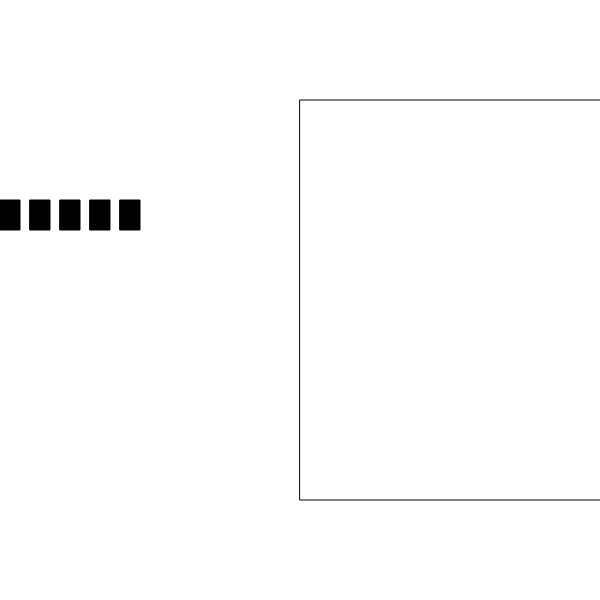
Frame 1 (no input)
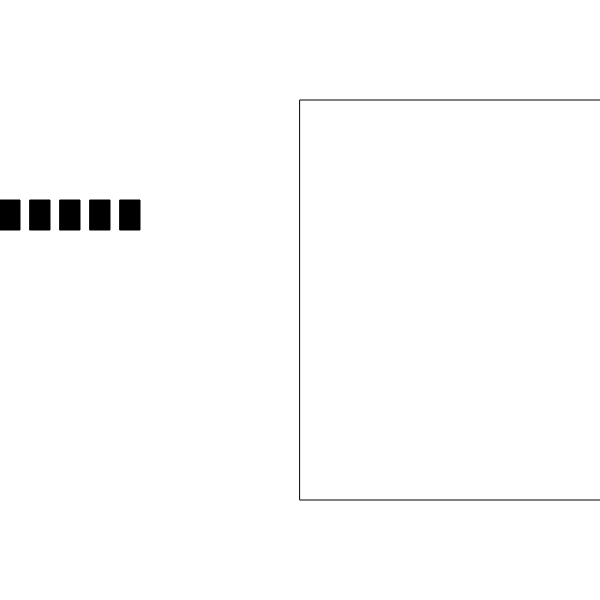
Frame 60 (no input)
Frame 120 (the mouse pressed at the canvas centre since frame 60): identical to frame 60, image omitted

The p5.js sketch that drew these frames (run headless with seeded random() and noise() and a simulated clock; from frame 60 on, the mouse is pressed at the canvas centre):

// p5.js sketch
// ── sketch.js

var blocks = [];
var blockSelected = false;
var inSquare = 0; 

function setup() {
  createCanvas(600, 600); 
 for(var i = 0; i < 5; i++)
  {
    blocks[i] = new Block(i*30, 200); 
  } 
  
 // testblock = new Blocks();
 // test2 = new Blocks();
}

function draw() {
  background(255); 
  //draws blocks in array 
  for(var i = 0; i < blocks.length; i++){ //"length" is the number of things in your array
  blocks[i].display(); 
  blocks[i].move(); 
}

stroke(2); 
noFill(); 
rect(300, 100, 400, 400);

if ((this.xpos>300) && (this.xpos<700) && (this.ypos>100) && (this.ypos<500)){
// for(var inSquare=0; inSquare<=4; inSquare++){
// }
inSquare += 1;
}

if(inSquare==5){
  ellipse(20, 30, 40, 50); 
}
   }

function Block(x, y){ 
 this.xpos = x; 
this.ypos = y; 
this.dragablemoving = false; 
  
  //block appearance 
  this.display = function appearance(){ 
    fill(0); 
    rectMode(CORNER); 
    rect(this.xpos, this.ypos, 20, 30); 
  }
  //this makes the block draggable 
 
  this.move = function draggable(){
if(mouseIsPressed && !blockSelected){
   if ((((mouseX >= this.xpos - 20) && (mouseX <= this.xpos + 20) && (mouseY >= this.ypos - 20) && (mouseY <= this.ypos + 20)) || (this.dragablemoving))) 
  {
    this.xpos = mouseX; 
    this.ypos = mouseY; 
    this.dragablemoving = true; 
    blockSelected = true;
  }


  //if the mouse is not pressed, you can't drag the block 
}

  if(mouseIsPressed && blockSelected && this.dragablemoving) {
    this.xpos = mouseX; 
    this.ypos = mouseY; 
  }
if (!mouseIsPressed){ 
  this.dragablemoving = false; 
  blockSelected = false;
  }
}
} 


// ── Explorable Explanation.js

//12/16/16 
//Works Consulted: 
//"Making Objects Draggable in P5" code by Cal Crompton
//"Working with Objects using P5.js", John Kuiphoff
//"What's Wrong with Cultural Appropriation?...", Maisha Z. Johnson 


var blocks = [];
var blockSelected = false;
var slideNum=0;
var slideButton; 
var inSquare=0; //counts the blocks in large rect


function setup() {
  createCanvas(800, 800); 
 for(var i = 0; i < 5; i++)
  {
    blocks[i] = new Block(i*30, 200); 
  } 
   slideButton=createButton('click'); 
   slideButton.mousePressed(nextslide);
 }

function draw() {
  background(255); 
   fill(0);
   //initial text
  text("Welcome to my Explorable Explanation about cultural appropriation! Use the button to read more.", 30, 550);
 //directions for slide 1 
 if(slideNum==1){
fill(0); 
text("So what is cultural appropriation?", 30, 30);
 }
 //directions for slide 2 
 else if(slideNum==2){
  fill(0);
  text("Well, many people define it as taking parts of a culture that isn’t yours and using it as a prop or costume.", 30, 30);
 }
 //directions for slide 3 
 else if(slideNum==3){
  fill(0); 
  text("But what’s the difference between appropriation and collaboration?", 30, 30); 
    text ("What’s wrong with mixing things up sometimes?", 30, 50);
 }
 //directions for slide 4 
 else if(slideNum==4){
  fill(0); 
  text("That’s where the definition has to go a little deeper.", 30, 30); 
  text(" Cultural appropriation is about the power dynamic of the groups involved.", 30, 50); 
  text(" Cultural appropriation occurs when the group that’s “borrowing” elements from another culture has oppressed that group historically.", 30, 7);
 }
 //directions for slide 5 
 else if(slideNum==5){
  fill(0); 
  text("Here’s an example of what that might feel like: imagine working really hard on a homework assignment in school.", 30, 30); 
  text(" Just as you’re about to get credit for turning it in, it gets stolen from you and that person who's bullied you since second grade", 30, 50); 
  text("and they get the credit instead.", 30, 70);
 }
 //directions for slide 6 
 else if(slideNum==6){
  fill(0); 
  text("What the heck, right?", 30, 30);
 }
 //directions for slide 7 
 else if(slideNum==7){
  fill(0);
  text("Furthermore, when a group that has been historically oppressed adopts aspects of the dominant culture, that’s not cultural appropriation.", 30, 30)
  text(" Why? Well, this is what is called “assimilation”--and looking at history, it can be essential for marginalized groups to do so in order to survive.", 30, 50);
 }
 //directions for slide 8 
 else if(slideNum==8){
  fill(0); 
  text("Example--Native American students who are suspended for speaking their own language at school.", 30, 30); 
  text(" These students didn’t have a choice about whether or not they wanted to learn English, and that is the difference between appropriation", 30, 50); 
  text("and assimilation.", 30, 70);
 }
 //directions for slide 9 
 else if(slideNum==9){
  fill(0); 
 text("So obviously this is a big issue with many groups and historical conflicts involved.", 30, 30); 
 text(" Let’s get a little more specific and focus on just one area where appropriation happens.", 30, 50);
 }
 //directions for slide 10 
 else if(slideNum==10){
  fill(0);
  text("The music industry!", 30, 30);
 }
 //directions for slide 11 
 else if(slideNum==11){
  fill(0); 
  text("Think of a song as some kind of structure, like a building.", 30, 30);
  text("To better envision this, try building a tower out of these blocks.", 30, 50); 
  text("Stack the blocks in the square to create a building.", 30, 70); 
 }
  //draws blocks in array, displays them and makes them draggable  
  for(var i = 0; i < blocks.length; i++){ //"length" is the number of things in your array
    blocks[i].display(); 
    blocks[i].move(); 
  }

//draws the rectangle into which the blocks are dragged 
  stroke(2); 
  noFill(); 
  rect(300, 100, 400, 400);  
inSquare=0; 
//counts the blocks in the rectangle 
  for(var i=0; i < blocks.length; i++){
  if ((blocks[i].xpos>=300) && (blocks[i].xpos<=700) && (blocks[i].ypos>=100) && (blocks[i].ypos<=500)){
  inSquare += 1;
  }
   }
  //"topples" the tower when there are 5 blocks in the rectangle 
  if(inSquare>=5){
    toppled();
    text("What happened? Well, that particular tower wasn't very structurally sound.", 30, 30); 
text("This is essentially what it means to make a song using cultural appropriation", 30, 50); 
text("The song may sound ok at first, but it has a weak base.", 30, 70);
}
}
//block class, all of the properties of the block can be accessed here 
function Block(x, y){ 
 this.xpos = x; 
this.ypos = y; 
this.dragablemoving = false; 
  
  //block appearance 
  this.display = function appearance(){ 
    fill(0); 
    rectMode(CORNER); 
    rect(this.xpos, this.ypos, 20, 30); 
  }
  //this makes the block draggable 
 
  this.move = function draggable(){
if(mouseIsPressed && !blockSelected){
   if ((((mouseX >= this.xpos - 20) && (mouseX <= this.xpos + 20) && (mouseY >= this.ypos - 20) && (mouseY <= this.ypos + 20)) || (this.dragablemoving))) 
  {
    this.xpos = mouseX; 
    this.ypos = mouseY; 
    this.dragablemoving = true; 
    blockSelected = true;
  }


  //if the mouse is not pressed, you can't drag the block 
}

  if(mouseIsPressed && blockSelected && this.dragablemoving) {
    this.xpos = mouseX; 
    this.ypos = mouseY; 
  }
if (!mouseIsPressed){ 
  this.dragablemoving = false; 
  blockSelected = false;
  }

}
} 
//this function increases the slide number when the button is pressed 
function nextslide(){
  slideNum += 1;
}
//this function runs the toppled tower 
function toppled(){ 
  background(255); 
  rect(300, 100, 400, 400);
  for(var n=0; n<=5; n++){  
fill(0); 
rect(300, 480, 30, 20);
translate(40, 0);
  }
  }
